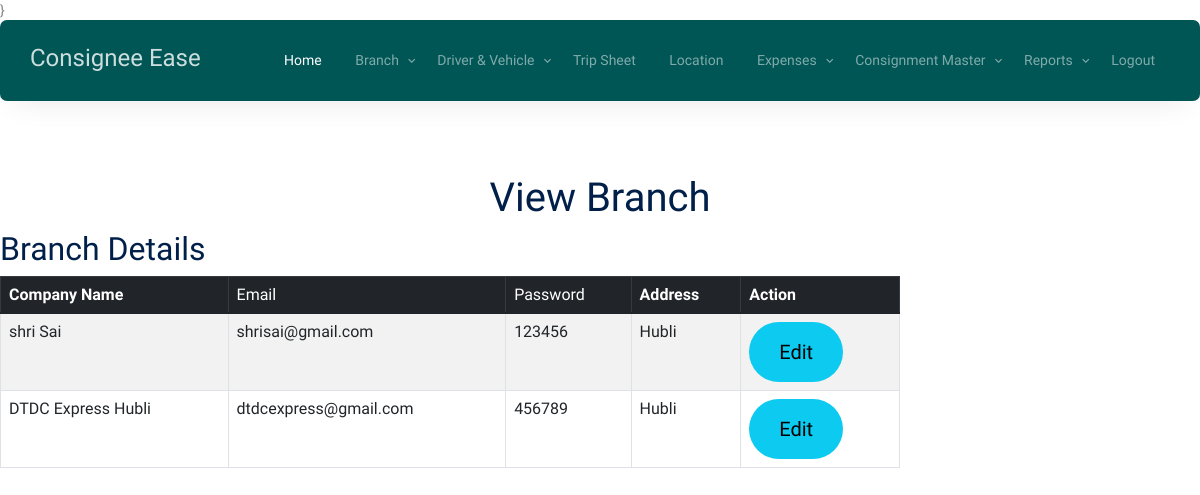
Page /view_branch on the committed database.
### consign_app/models.py (models this page shows)
class Branch(models.Model):
    headname = models.CharField(max_length=150, null=True)
    companyname = models.CharField(max_length=50, null=True)
    phonenumber = models.CharField(max_length=50, null=True)
    email = models.CharField(max_length=50, null=True)
    gst = models.CharField(max_length=50, null=True)
    address = models.CharField(max_length=50, null=True)
    password = models.CharField(max_length=50, null=True)
    services = models.CharField(max_length=500, null=True)
    agency = models.CharField(max_length=500, null=True)

### consign_app/views.py (the view)
# urls.py: path('view_branch', views.view_branch, name='view_branch'),
def view_branch(request):
    data=Branch.objects.all()
    return render(request,'view_branch.html',{'data':data})

### consign_app/templates/view_branch.html (shortened to what this page needs)
{% load static %}}
<!DOCTYPE html>
<html lang="en">
  <head>
    <link rel="stylesheet" href="{% static 'fonts/icomoon/style.css' %}" />
    <link rel="stylesheet" href="{% static 'fonts/flaticon/font/flaticon.css' %}" />
    <link rel="stylesheet" href="{% static 'css/tiny-slider.css' %}" />
    <link rel="stylesheet" href="{% static 'css/aos.css' %}" />
    <link rel="stylesheet" href="{% static 'css/style.css' %}" />
  </head>
  <body>
    {% include 'index_menu.html' %}
    <br><br><br><br><br><br>
      <div class="container">
        <div class="row justify-content-center align-items-center">
          <div class="col-lg-9 text-center mt-5">
            <h1 class="heading" data-aos="fade-up">View Branch</h1>
          </div>
        </div>
      </div>
<div class="content">
    <div class="" style=" width: 100%; overflow-x: auto;">
        <h2>Branch Details</h2>
        <div class="">
            <div class="">
                <form method="get" style="width:900px">
                    <table class="table table-striped table-bordered">
                        <thead class="table-dark">
                        <tr>
                            <th>Company Name</th>
                            <td>Email</td>
                            <td>Password</td>
                            <th>Address</th>
                            <th>Action</th>
                        </tr>
                        </thead>
                        <tbody>
                        {% for v in data %}
                        <tr class="custom-row">
                            <td>{{v.companyname}}</td>
                            <td>{{v.email}}</td>
                            <td>{{ v.password }}</td>
                            <td>{{v.address}}</td>
                            <td class="action-btns">
                                <a href="{% url 'edit_branch' v.id %}" class="btn btn-info btn-lg">Edit</a>
                            </td>
                        </tr>
                        {% endfor %}
                        </tbody>
                    </table>
                </form>
            </div>
        </div>
    </div>
</div>
  </body>
</html>

### consign_app/templates/index_menu.html (shortened to what this page needs)
    <nav class="site-nav">
        <div class="menu-bg-wrap">
          <div class="site-navigation">
            <a href="{% url 'index' %}}" class="logo m-0 float-start">Consignee Ease</a>
            <ul
              class="js-clone-nav d-none d-lg-inline-block text-start site-menu float-end"
            >
              <li class="active"><a href="{% url 'admin_home' %}">Home</a></li>
              <li class="has-children">
                <a href="#">Branch</a>
              </li>
              <li class="has-children">
                <a href="#">Driver & Vehicle</a>
              </li>
              <li><a href="{% url 'adminTripSheet' %}">Trip Sheet</a></li>
              <li><a href="{% url 'save_location' %}">Location</a></li>
              <li class="has-children">
                <a href="#">Expenses</a>
              </li>
              <li class="has-children">
                <a href="#">Consignment Master</a>
              </li>
              <li class="has-children">
                <a href="#">Reports</a>
              </li>
              <li><a href="{% url 'index' %}">Logout</a></li>
            </ul>
          </div>
        </div>
    </nav>

### rows in the picture
Branch: companyname "shri Sai", email "shrisai@gmail.com", password "123456", address "Hubli"
Branch: companyname "DTDC Express Hubli", email "dtdcexpress@gmail.com", password "456789", address "Hubli"
